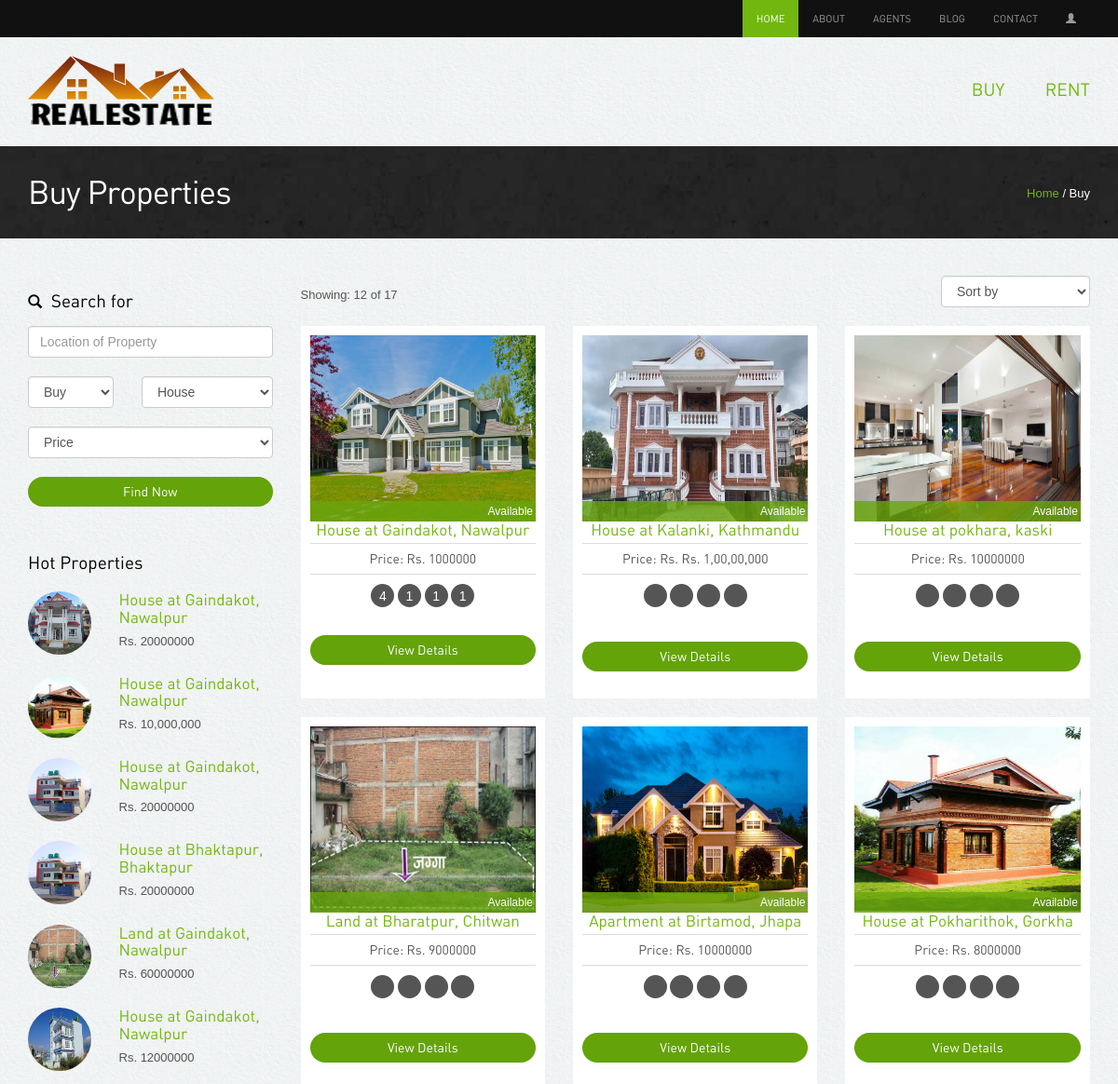
The app's page /buy/ (upper part), older data.
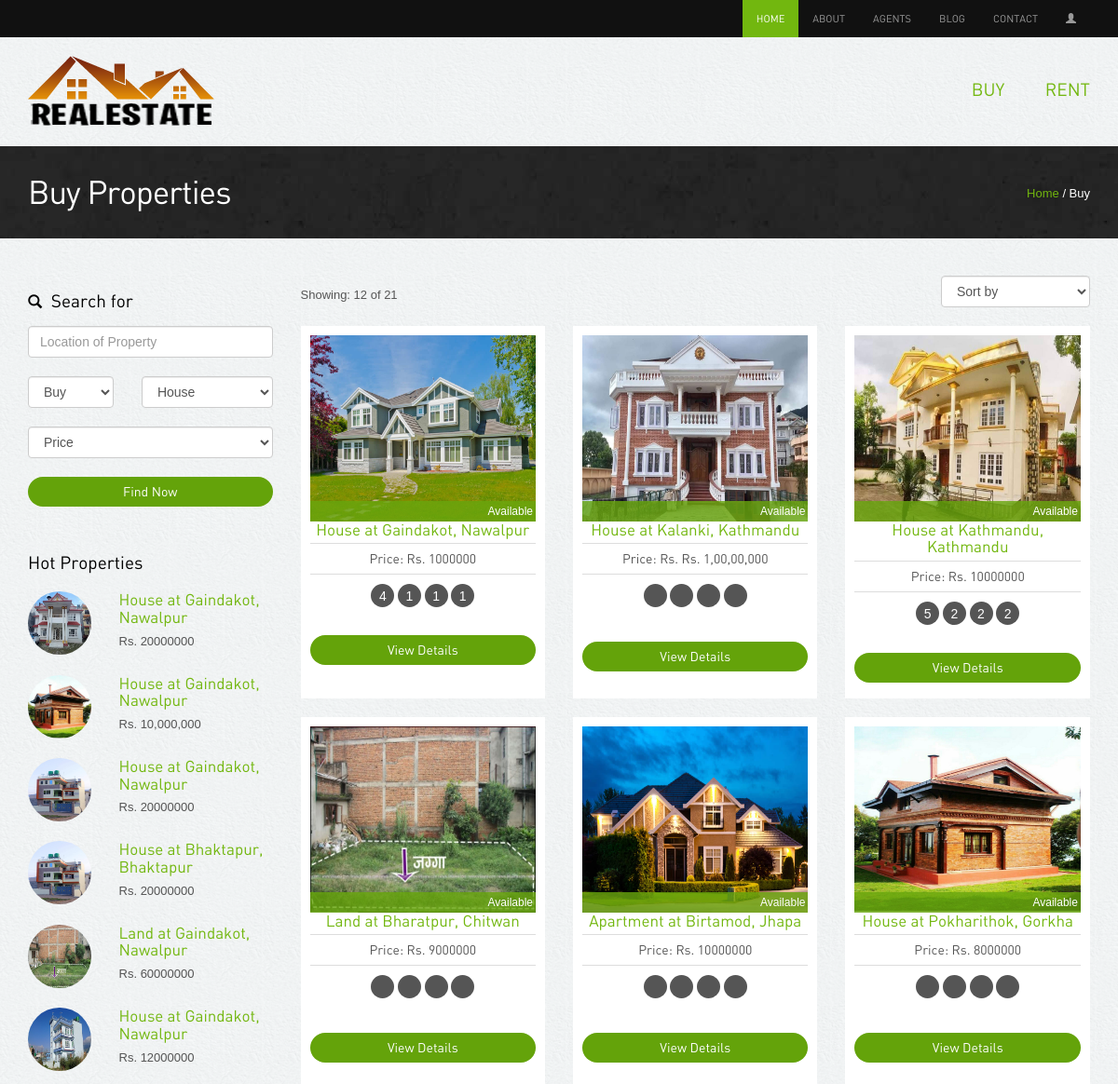
The same page, newer data.
### app/models.py (models this page shows)
class Property(models.Model):
    STATUS_CHOICES = [
        ("Select", "Select"),
        ("Available", "Available"),
        ("Rented", "Rented"),
        ("Sold", "Sold"),
    ]
    TYPE_CHOICES = [
        ("House", "House"),
        ("Land", "Land"),
        ("Apartment", "Apartment"),
        ("Commercial", "Commercial"),
    ]
    FOR_CHOICES = [
        ("Buyer", "Buyer"),
        ("Renter", "Renter"),
    ]
    property_type = models.CharField(
        max_length=100, choices=TYPE_CHOICES, default="select"
    )
    property_for = models.CharField(
        max_length=20, choices=FOR_CHOICES, default="select"
    )
    flat_number = models.CharField(max_length=5, blank=True)
    bedrooms = models.CharField(max_length=5, blank=True)
    bathrooms = models.CharField(max_length=5, blank=True)
    living_rooms = models.CharField(max_length=5, blank=True)
    kitchens = models.CharField(max_length=5, blank=True)
    total_rooms = models.CharField(max_length=5, blank=True)
    parking = models.CharField(max_length=15, blank=True)
    built_year = models.CharField(max_length=5, blank=True)
    built_area = models.CharField(max_length=20, blank=True)
    road_size = models.CharField(max_length=20, blank=True)
    land_area = models.CharField(max_length=20, blank=True)
    type = models.CharField(max_length=20, blank=True)
    facing_direction = models.CharField(max_length=20, blank=True)
    price = models.CharField(max_length=20, blank=True)
    price_per_unit = models.CharField(max_length=15, blank=True)
    description = models.TextField(blank=True)
    province = models.CharField(max_length=15, blank=True)
    city = models.CharField(max_length=50)
    district = models.CharField(max_length=50, blank=True)
    zip_code = models.CharField(max_length=20)
    municipality = models.CharField(max_length=20, blank=True)
    ward_no = models.CharField(max_length=5, blank=True)
    tole = models.CharField(max_length=30, blank=True)
    status = models.CharField(max_length=20, choices=STATUS_CHOICES, default="")
    featured = models.BooleanField(default=False)
    image = models.ImageField(
        upload_to=image_validations,
        blank=False,
    )
    image_side = models.ImageField(
        upload_to=image_validations,
        blank=True,
    )
    image_extra = models.ImageField(
        upload_to=image_validations,
        blank=True,
    )
    image_extra2 = models.ImageField(
        upload_to=image_validations,
        blank=True,
    )
    def __str__(self):
        return f"{self.property_type} at {self.city}, {self.district}"

### app/views.py (the view)
# urls.py: path("buy/", views.buypage, name="buy"),
def buypage(request):
    properties = Property.objects.filter(property_for="Buyer")
    latest_properties = Property.objects.order_by("-id")[:9]
    paginator = Paginator(properties, 12)  # Show 12 properties per page
    page_number = request.GET.get("page")
    page_obj = paginator.get_page(page_number)
    total_properties = properties.count()
    context = {
        "page_obj": page_obj,
        "total_properties": total_properties,
        "latest_properties": latest_properties,
    }
    return render(request, "buy.html", context)

### templates/buy.html (shortened to what this page needs)
{% extends 'home.html' %}
{% load static %}
{% block content %}
<div class="inside-banner">
  <div class="container">
    <span class="pull-right"><a href="{% url 'home' %}">Home</a> / Buy</span>
    <h2>{% block PageHeading %}Buy Properties {% endblock %}</h2>
  </div>
</div>
<div class="container">
  <div class="properties-listing spacer">
    <div class="row">
      <div class="col-lg-3 col-sm-4 ">
        <div class="search-form">
          <h4><span class="glyphicon glyphicon-search"></span> Search for</h4>
          <form action="{% url 'search-result' %}" method="get">
            <input type="text" name="location" class="form-control" placeholder="Location of Property">
            <div class="row">
              <div class="col-lg-5">
                <select class="form-control" name="property_for">
                  <option>Buy</option>
                </select>
              </div>
              <div class="col-lg-7">
                <select class="form-control" name="property_type">
                  <option>House</option>
                </select>
              </div>
            </div>
            <div class="row">
              <div class="col-lg-12">
                <select class="form-control" name="price_range">
                  <option>Price</option>
                </select>
              </div>
            </div>
            <button class="btn btn-primary">Find Now</button>
          </form>
        </div>
        <div class="hot-properties hidden-xs">
          {% if latest_properties %}
          <h4>Hot Properties</h4>
          {% for property in latest_properties %}
          <div class="row">
            <div class="col-lg-4 col-sm-5"><img src="{{ property.image.url }}" class="img-responsive img-circle"
                alt="properties"></div>
            <div class="col-lg-8 col-sm-7">
              {% if property.property_for == 'Buyer' %}
              <h5><a href="{% url 'property-details' 'buy' property.pk %}">{{ property }}</a></h5>
              {% else %}
              <h5><a href="{% url 'property-details' 'rent' property.pk %}">{{ property }}</a></h5>
              {% endif %}
              <p class="price">Rs. {{ property.price }}</p>
            </div>
          </div>
          {% endfor %}
          {% endif %}
        </div>
      </div>
      <div class="col-lg-9 col-sm-8">
        <div class="sortby clearfix">
          <div class="pull-left result">Showing: 12 of {{total_properties}} </div>
          <div class="pull-right">
            <select class="form-control">
              <option>Sort by</option>
            </select>
          </div>
        </div>
        {% block cards %}
        <div class="row">
          {% for property in page_obj %}
          <div class="col-lg-4 col-sm-6">
            <div class="properties">
              <div class="image-holder"><img src="{{property.image.url}}" class="img-responsive" alt="properties"
                  style="width: 100%; height:200px;">
                <div class=" status sold">{{property.status}}</div>
              </div>
              <h5><a href="{% url 'property-details' 'buy' property.pk %}">{{property}}</a></h5>
              <p class="price">Price: Rs. {{property.price}}</p>
              <div class="listing-detail"><span data-toggle="tooltip" data-placement="bottom"
                  data-original-title="Bed Room">{{property.bedrooms}}</span> <span data-toggle="tooltip"
                  data-placement="bottom" data-original-title="Living Room">{{property.living_rooms}}</span> <span
                  data-toggle="tooltip" data-placement="bottom"
                  data-original-title="Bathroom">{{property.bathrooms}}</span> <span data-toggle="tooltip"
                  data-placement="bottom" data-original-title="Kitchen">{{property.kitchens}}</span> </div>
              <a class="btn btn-primary" href="{% url 'property-details' 'buy' property.pk %}">View Details</a>
            </div>
          </div>
          {% endfor %}
        </div>
        {% endblock %}
      </div>
    </div>
  </div>
</div>
{% endblock %}

Row changes from the older to the newer data that the page shows:
changed Property (number 1 of 12 on the later page): property_for "Sale" → "Buyer" (drawn)
changed Property (number 3 of 12 on the later page): property_for "Sale" → "Buyer" (drawn)
changed Property "House at Bhaktapur, Bhaktapur": property_for "Sale" → "Buyer" (drawn)
changed Property "Land at Gaindakot, Nawalpur": property_for "Sale" → "Buyer" (drawn)
changed Property: image: a different picture; property_type+city+district "House at pokhara, kaski" → "House at Kathmandu, Kathmandu"; bedrooms (not shown) → "5"; living_rooms (not shown) → "2"; bathrooms (not shown) → "2"; kitchens (not shown) → "2"
Text that changed along with them:
{{ total_properties }}: "17" → "21"
